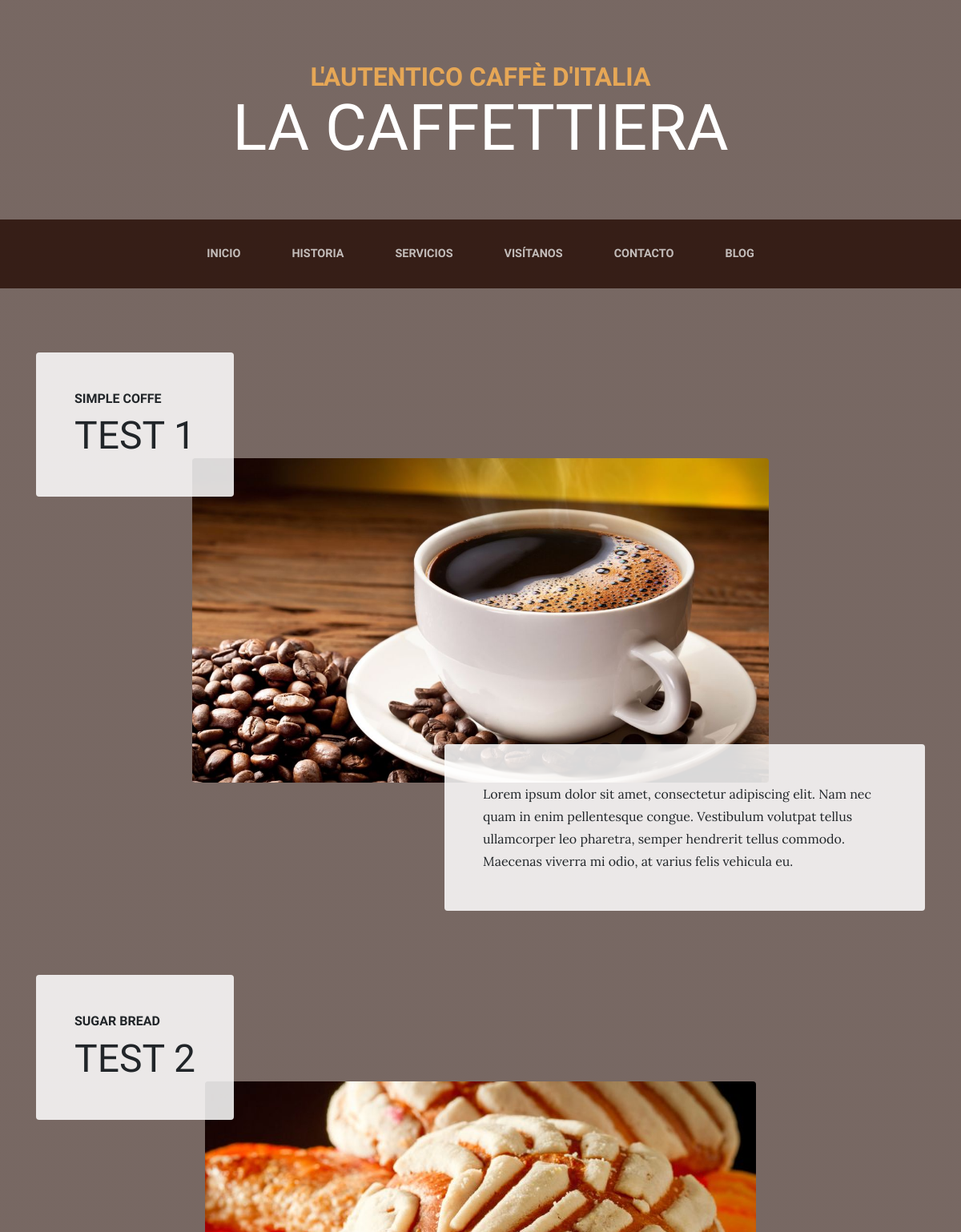
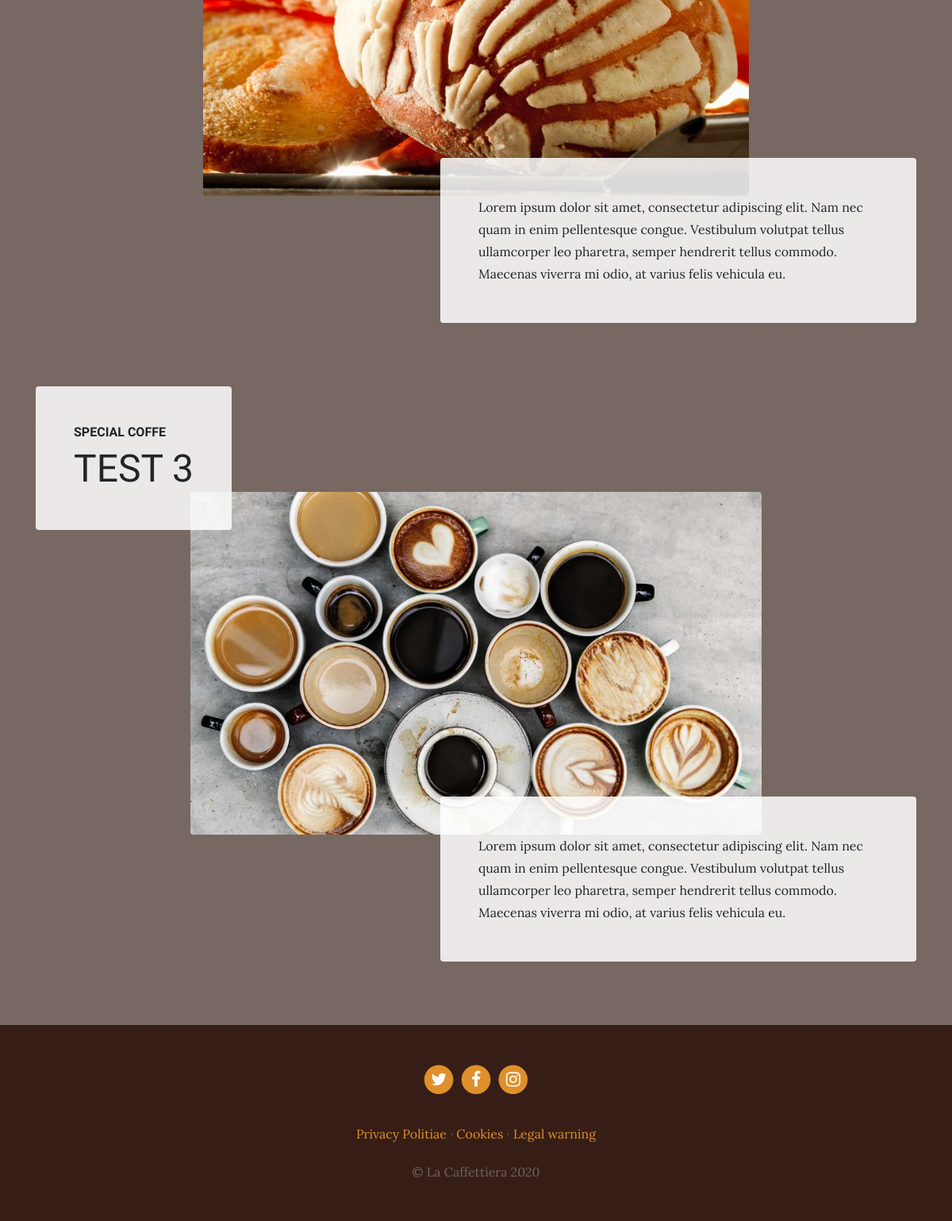
The app's page /services/services/ with its own data (2 pictures, top to bottom).
### services/models.py (models this page shows, shortened)
class Service(models.Model):
    title = models.CharField(max_length=200, blank=False, verbose_name="Title")
    subtitle = models.CharField(max_length=200, blank=False, verbose_name="Subtitle")
    content = models.TextField(blank=False, verbose_name="Content")
    image = models.ImageField(blank=False, upload_to='services', verbose_name="Image")
    created = models.DateTimeField(auto_now_add=True, verbose_name="Date and time of creation")
    updated = models.DateTimeField(auto_now=True, verbose_name="Date and time of last change")
    class Meta:
        verbose_name = "service"
        verbose_name_plural = "services"
        ordering = ["-created"]

### pages/models.py (models this page shows, shortened)
class Page(models.Model):
    title = models.CharField(verbose_name="Title", max_length=200)
    content = RichTextField(verbose_name='Content')
    order  = models.SmallIntegerField(verbose_name="Order", default=0)
    created = models.DateTimeField(auto_now_add=True, verbose_name='Date of creation')
    updated = models.DateTimeField(auto_now=True, verbose_name='Date of last modification')
    class Meta:
        verbose_name = 'page'
        verbose_name_plural = 'pages'
        ordering = ['order', 'title']

### services/views.py (the view)
# urls.py: path('services/', include('services.urls')),
def services(request):
    services = Service.objects.all()
    return render(request, 'services/services.html', {'services': services})

### pages/templatetags/pages_extras.py (called while the page is built)
@register.simple_tag
def get_page_list():
    pages = Page.objects.all()
    return pages

### social/processors.py (called while the page is built)
def ctx_dict(request):
    ctx = {}
    links = Link.objects.all()
    for link in links:
        ctx[link.key] = link.url
    return ctx

### services/templates/services/services.html (shortened to what this page needs)
{% extends 'core/base.html' %}
{% load static %}
{% block content %}
  {% for service in services reversed %}
    <section class="page-section">
      <div class="container">
        <div class="product-item">
          <div class="product-item-title d-flex">
            <div class="bg-faded p-5 d-flex mr-auto rounded">
              <h2 class="section-heading mb-0">
                <span class="section-heading-upper">{{service.title}}</span>
                <span class="section-heading-lower">{{service.subtitle}}</span>
              </h2>
            </div>
          </div>
          <img class="product-item-img mx-auto d-flex rounded img-fluid mb-3 mb-lg-0" src="{{service.image.url}}" alt="">
          <div class="product-item-description d-flex ml-auto">
            <div class="bg-faded p-5 rounded">
              <p class="mb-0">{{service.content}}</p>
            </div>
          </div>
        </div>
      </div>
    </section>
  {% endfor %}
{% endblock %}

### core/templates/core/base.html (shortened to what this page needs)
<!DOCTYPE html>
<html lang="es">
  <head>
    {% load static %}
    <link href="{% static 'core/vendor/bootstrap/css/bootstrap.min.css' %}" rel="stylesheet">
    <link href="{% static 'core/vendor/font-awesome/css/font-awesome.min.css' %}" rel="stylesheet" type="text/css">
    <link href="{% static 'core/css/business-casual.css' %}" rel="stylesheet">
  </head>
  <body>
    <h1 class="site-heading text-center text-white d-none d-lg-block">
      <span class="site-heading-upper text-primary mb-3">L'autentico caffè d'italia</span>
      <span class="site-heading-lower">La Caffettiera</span>
    </h1>
    <nav class="navbar navbar-expand-lg navbar-dark py-lg-4" id="mainNav">
      <div class="container">
        <div class="collapse navbar-collapse" id="navbarResponsive">
          <ul class="navbar-nav mx-auto">
            <li class="nav-item {% if request.path == '/' %}active{% endif %} px-lg-4">
              <a class="nav-link text-uppercase text-expanded" href="{% url 'home' %}">Inicio</a>
            </li>
            <li class="nav-item {% if request.path == '/about/' %}active{% endif %} px-lg-4">
              <a class="nav-link text-uppercase text-expanded" href="{% url 'about' %}">Historia</a>
            </li>
            <li class="nav-item {% if request.path == '/services/' %}active{% endif %} px-lg-4">
              <a class="nav-link text-uppercase text-expanded" href="{% url 'services' %}">Servicios</a>
            </li>
            <li class="nav-item {% if request.path == '/store/' %}active{% endif %} px-lg-4">
              <a class="nav-link text-uppercase text-expanded" href="{% url 'store' %}">Visítanos</a>
            </li>
            <li class="nav-item {% if request.path == '/contact/' %}active{% endif %} px-lg-4">
              <a class="nav-link text-uppercase text-expanded" href="{% url 'contact' %}">Contacto</a>
            </li>
            <li class="nav-item {% if request.path|slice:':6' == '/blog/' %}active{% endif %} px-lg-4">
              <a class="nav-link text-uppercase text-expanded" href="{% url 'blog' %}">Blog</a>
            </li>
          </ul>
        </div>
      </div>
    </nav>
    {% block content %}
    {% endblock %}
    <footer class="footer text-faded text-center py-5">
      <div class="container">
        <p class="m-0">
          {% if LINK_TWITTER %}
            <a href="{{LINK_TWITTER}}" class="link" target="blank">
              <span class="fa-stack fa-lg">
                <i class="fa fa-circle fa-stack-2x"></i>
                <i class="fa fa-twitter fa-stack-1x fa-inverse"></i>
              </span>
            </a>
          {% endif %}
          {% if LINK_FACEBOOK %}
            <a href="{{LINK_FACEBOOK}}" class="link" target="blank">
              <span class="fa-stack fa-lg">
                <i class="fa fa-circle fa-stack-2x"></i>
                <i class="fa fa-facebook fa-stack-1x fa-inverse"></i>
              </span>
            </a>
          {% endif %}
          {% if LINK_INSTAGRAM %}
            <a href="{{LINK_INSTAGRAM}}" class="link" target="blank">
              <span class="fa-stack fa-lg">
                <i class="fa fa-circle fa-stack-2x"></i>
                <i class="fa fa-instagram fa-stack-1x fa-inverse"></i>
              </span>
            </a>
          {% endif %}
	    </p>
        <p class="m-0 mbt">
          {% load pages_extras %}
          {% get_page_list as page_list %}
          {% for page in page_list %}
            <a href="{% url 'page' page.id page.title|slugify %}" class="link">{{page.title}}</a>
            {% if not forloop.last %}·{% endif %}
          {% endfor %}
		</p>
        <p class="m-0 mbt1">&copy; La Caffettiera 2020</p>
      </div>
	</footer>
  </body>
</html>

### core/static/core/css/business-casual.css (style rules this page uses)
body { font-family: 'Lora'; background: linear-gradient(rgba(47, 23, 15, 0.65), rgba(47, 23, 15, 0.65)), url("../img/bg.jpg"); background-attachment: fixed; background-position: center; background-size: cover; }
h1, h2, h3, h4, h5, h6 { font-family: 'Raleway'; }
p { line-height: 1.75; }
.text-faded { color: rgba(255, 255, 255, 0.3); }
.site-heading { margin-top: 5rem; margin-bottom: 5rem; text-transform: uppercase; line-height: 1; font-family: 'Raleway'; }
.site-heading .site-heading-upper { display: block; font-size: 2rem; font-weight: 800; }
.site-heading .site-heading-lower { font-size: 5rem; font-weight: 100; line-height: 4rem; }
.page-section { margin-top: 5rem; margin-bottom: 5rem; }
.section-heading { text-transform: uppercase; }
.section-heading .section-heading-upper { display: block; font-size: 1rem; font-weight: 800; padding-bottom:.5rem; }
.section-heading .section-heading-lower { display: block; font-size: 3rem; font-weight: 100; }
.bg-faded { background-color: rgba(255, 255, 255, 0.85); }
#mainNav { background-color: rgba(47, 23, 15, 0.9); font-family: 'Raleway'; }
#mainNav .navbar-nav .nav-item .nav-link { color: rgba(255, 255, 255, 0.7); font-weight: 800; }
@media (min-width: 992px) { #mainNav .navbar-nav .nav-item .nav-link { font-size: 0.9rem; } }
@media (min-width: 992px) { .product-item .product-item-title { position: relative; z-index: 1; margin-bottom: -3rem; } }
@media (min-width: 992px) { .product-item .product-item-img { position: relative; z-index: 0; max-width: 60vw; } }
@media (min-width: 992px) { .product-item .product-item-description { position: relative; z-index: 1; margin-top: -3rem; max-width: 50vw; } }
.footer { background-color: rgba(47, 23, 15, 0.9); }
.text-primary { color: #e6a756 !important; }
.mbt { padding-top: 2rem; }
.mbt1 { padding-top: 1.25rem; }
a.link { color: #df902a; }

### records on screen
Service: title "SIMPLE COFFE", subtitle "TEST 1", image (picture), content "Lorem ipsum dolor sit amet, consectetur adipiscing elit. Nam nec quam in enim pellentesque congue. Vestibulum volutpat tellus ullamcorper leo pharetra, semper hendrerit tellus commodo. Maecenas viverra mi odio, at varius felis vehicula eu."
Service: title "SUGAR BREAD", subtitle "TEST 2", image (picture), content "Lorem ipsum dolor sit amet, consectetur adipiscing elit. Nam nec quam in enim pellentesque congue. Vestibulum volutpat tellus ullamcorper leo pharetra, semper hendrerit tellus commodo. Maecenas viverra mi odio, at varius felis vehicula eu."
Service: title "SPECIAL COFFE", subtitle "TEST 3", image (picture), content "Lorem ipsum dolor sit amet, consectetur adipiscing elit. Nam nec quam in enim pellentesque congue. Vestibulum volutpat tellus ullamcorper leo pharetra, semper hendrerit tellus commodo. Maecenas viverra mi odio, at varius felis vehicula eu."
Page: title "Privacy Politiae"
Page: title "Cookies"
Page: title "Legal warning"
